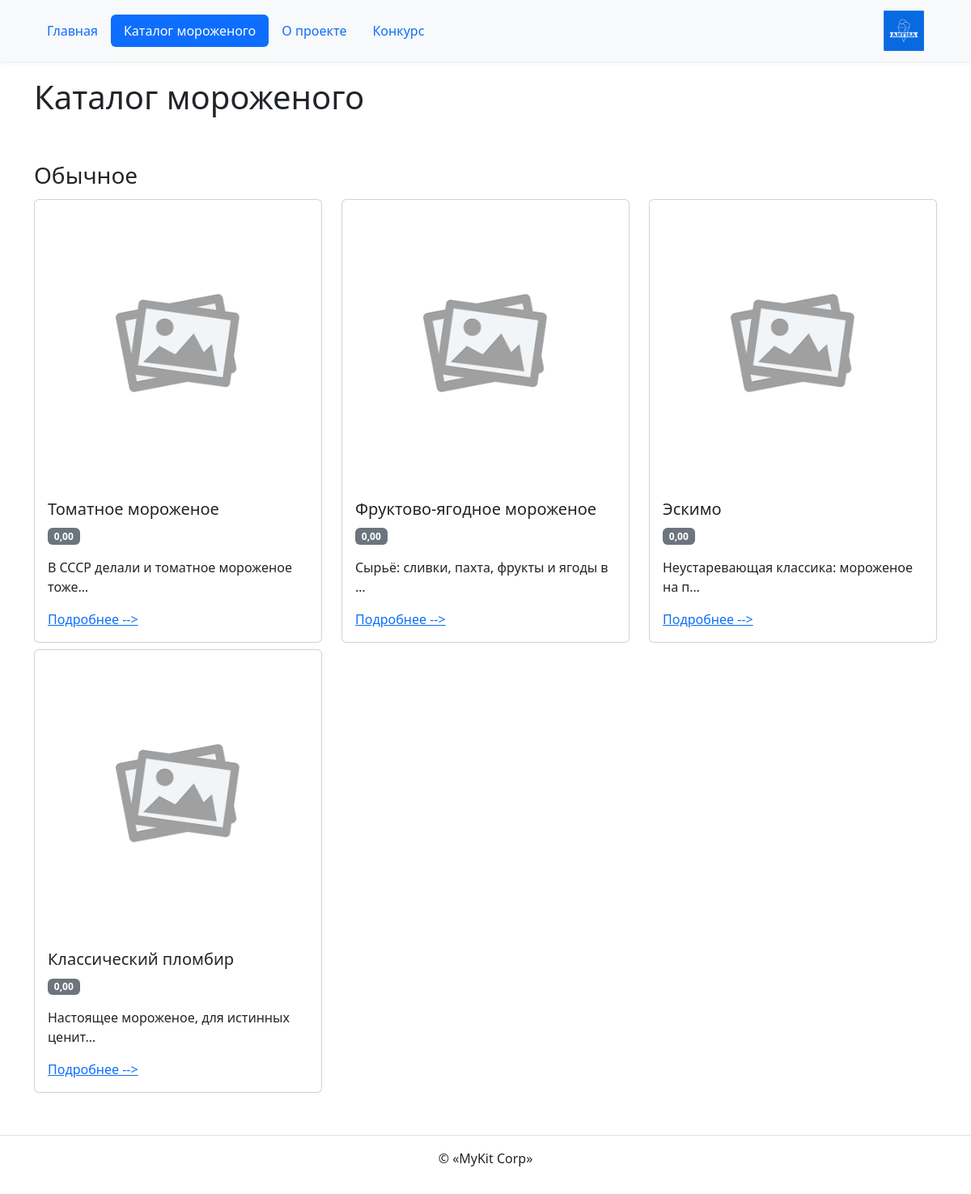
The page /ice_cream/ on the database its author committed.
### ice_cream/models.py (models this page shows, shortened)
class IceCream(PublishedModel):
    title = models.CharField(max_length=256, verbose_name='Название')
    description = models.TextField(verbose_name='Описание')
    wrapper = models.OneToOneField(
        Wrapper,
        on_delete=models.SET_NULL,
        related_name='ice_cream',
        null=True,
        blank=True,
        verbose_name='Обёртка'
    )
    category = models.ForeignKey(
        Category,
        on_delete=models.CASCADE,
        related_name='ice_creams',
        verbose_name='Категория'
    )
    output_order = models.PositiveSmallIntegerField(
        default=100,
        verbose_name='Порядок отображения'
    )
    toppings = models.ManyToManyField(Topping, verbose_name='Топпинги')
    is_on_main = models.BooleanField(default=False, verbose_name='На главную')
    price = models.DecimalField(max_digits=5, decimal_places=2)
    class Meta:
        verbose_name = 'мороженое'
        verbose_name_plural = 'Мороженое'

class Category(PublishedModel):
    title = models.CharField(max_length=256, verbose_name='Название')
    slug = models.SlugField(max_length=64, unique=True, verbose_name='Слаг')
    output_order = models.PositiveSmallIntegerField(
        default=100,
        verbose_name='Порядок отображения'
    )
    class Meta:
        verbose_name = 'категория'
        verbose_name_plural = 'Категории'
        ordering = ('output_order', )

### ice_cream/views.py (the view)
# urls.py: path('', views.ice_cream_list, name='ice_cream_list'),
def ice_cream_list(request):
    template = 'ice_cream/list.html'
    ice_cream_list = IceCream.objects.select_related('category').filter(
        is_published=True,
        category__is_published=True
    )
    context = {'ice_cream_list': ice_cream_list}
    return render(request, template, context)

### templates/ice_cream/list.html (shortened to what this page needs)
{% extends "base.html" %}
{% load static %}
{% block content %}
  <h1 class="pb-2 mb-0">Каталог мороженого</h1>
  <div class="row">
    {% for ice_cream in ice_cream_list %}
      {% ifchanged %}
        <div class="row mt-5" id="{{ ice_cream.category.slug }}">
          <div class="col-12">
            <h3>{{ ice_cream.category.title }}</h3>
          </div>
        </div>
      {% endifchanged %}
      {% include "includes/ice_cream_card.html" %}
    {% endfor %}
  </div>
{% endblock %}

### templates/includes/ice_cream_card.html
{% load static %}
<div class="col-6 col-md-4 my-1">
    <div class="card">
      <img
        class="img-fluid card-img-top"
        height="400" width="300"
        src="{% static 'img/image-holder.png' %}"
      >
      <div class="card-body">
        <h5 class="card-title">{{ ice_cream.title }} </h5>
        <p class="badge bg-secondary">{{ ice_cream.price }}</p>
        <p class="card-text">{{ ice_cream.description|truncatechars:40 }}</p>
        <a class="mt-3 regular-link" href="{% url 'ice_cream:ice_cream_detail' ice_cream.id %}">
          Подробнее -->
        </a>
      </div>
    </div>
  </div>

### rows shown on the page
IceCream: category "Обычное", title "Томатное мороженое", price "0,00", description "В СССР делали и томатное мороженое тоже…"
IceCream: title "Фруктово-ягодное мороженое", price "0,00", description "Сырьё: сливки, пахта, фрукты и ягоды в …"
IceCream: title "Эскимо", price "0,00", description "Неустаревающая классика: мороженое на п…"
IceCream: title "Классический пломбир", price "0,00", description "Настоящее мороженое, для истинных ценит…"
